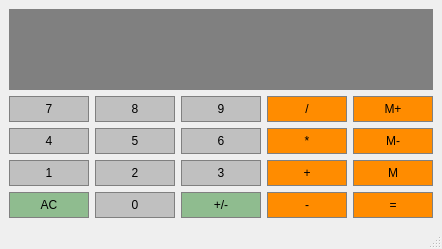
<?xml version="1.0" encoding="UTF-8"?>
<ui version="4.0">
 <class>Calculator</class>
 <widget class="QMainWindow" name="Calculator">
  <property name="geometry">
   <rect>
    <x>0</x>
    <y>0</y>
    <width>442</width>
    <height>249</height>
   </rect>
  </property>
  <property name="windowTitle">
   <string>Calculator</string>
  </property>
  <widget class="QWidget" name="centralwidget">
   <layout class="QGridLayout" name="gridLayout">
    <item row="1" column="2">
     <widget class="QPushButton" name="Button9">
      <property name="sizePolicy">
       <sizepolicy hsizetype="Preferred" vsizetype="Preferred">
        <horstretch>0</horstretch>
        <verstretch>0</verstretch>
       </sizepolicy>
      </property>
      <property name="font">
       <font>
        <family>Arial</family>
       </font>
      </property>
      <property name="styleSheet">
       <string notr="true">QPushButton {
	background-color: #C0C0C0;
	border: 1px solid gray;
	padding: 5px;
}

QPushButton:pressed {
	background-color: #A9A9A9;
	border: 1px solid gray;
	padding: 5px;
}</string>
      </property>
      <property name="text">
       <string>9</string>
      </property>
     </widget>
    </item>
    <item row="1" column="1">
     <widget class="QPushButton" name="Button8">
      <property name="sizePolicy">
       <sizepolicy hsizetype="Preferred" vsizetype="Preferred">
        <horstretch>0</horstretch>
        <verstretch>0</verstretch>
       </sizepolicy>
      </property>
      <property name="font">
       <font>
        <family>Arial</family>
       </font>
      </property>
      <property name="styleSheet">
       <string notr="true">QPushButton {
	background-color: #C0C0C0;
	border: 1px solid gray;
	padding: 5px;
}

QPushButton:pressed {
	background-color: #A9A9A9;
	border: 1px solid gray;
	padding: 5px;
}</string>
      </property>
      <property name="text">
       <string>8</string>
      </property>
     </widget>
    </item>
    <item row="2" column="4">
     <widget class="QPushButton" name="MemClear">
      <property name="sizePolicy">
       <sizepolicy hsizetype="Preferred" vsizetype="Preferred">
        <horstretch>0</horstretch>
        <verstretch>0</verstretch>
       </sizepolicy>
      </property>
      <property name="font">
       <font>
        <family>Arial</family>
       </font>
      </property>
      <property name="styleSheet">
       <string notr="true">QPushButton {
	background-color: #FF8C00;
	border: 1px solid gray;
	padding: 5px;
}

QPushButton:pressed {
	background-color: #A9A9A9;
	border: 1px solid gray;
	padding: 5px;
}</string>
      </property>
      <property name="text">
       <string>M-</string>
      </property>
     </widget>
    </item>
    <item row="3" column="0">
     <widget class="QPushButton" name="Button1">
      <property name="sizePolicy">
       <sizepolicy hsizetype="Preferred" vsizetype="Preferred">
        <horstretch>0</horstretch>
        <verstretch>0</verstretch>
       </sizepolicy>
      </property>
      <property name="font">
       <font>
        <family>Arial</family>
       </font>
      </property>
      <property name="styleSheet">
       <string notr="true">QPushButton {
	background-color: #C0C0C0;
	border: 1px solid gray;
	padding: 5px;
}

QPushButton:pressed {
	background-color: #A9A9A9;
	border: 1px solid gray;
	padding: 5px;
}</string>
      </property>
      <property name="text">
       <string>1</string>
      </property>
     </widget>
    </item>
    <item row="3" column="2">
     <widget class="QPushButton" name="Button3">
      <property name="sizePolicy">
       <sizepolicy hsizetype="Preferred" vsizetype="Preferred">
        <horstretch>0</horstretch>
        <verstretch>0</verstretch>
       </sizepolicy>
      </property>
      <property name="font">
       <font>
        <family>Arial</family>
       </font>
      </property>
      <property name="styleSheet">
       <string notr="true">QPushButton {
	background-color: #C0C0C0;
	border: 1px solid gray;
	padding: 5px;
}

QPushButton:pressed {
	background-color: #A9A9A9;
	border: 1px solid gray;
	padding: 5px;
}</string>
      </property>
      <property name="text">
       <string>3</string>
      </property>
     </widget>
    </item>
    <item row="3" column="1">
     <widget class="QPushButton" name="Button2">
      <property name="sizePolicy">
       <sizepolicy hsizetype="Preferred" vsizetype="Preferred">
        <horstretch>0</horstretch>
        <verstretch>0</verstretch>
       </sizepolicy>
      </property>
      <property name="font">
       <font>
        <family>Arial</family>
       </font>
      </property>
      <property name="styleSheet">
       <string notr="true">QPushButton {
	background-color: #C0C0C0;
	border: 1px solid gray;
	padding: 5px;
}

QPushButton:pressed {
	background-color: #A9A9A9;
	border: 1px solid gray;
	padding: 5px;
}</string>
      </property>
      <property name="text">
       <string>2</string>
      </property>
     </widget>
    </item>
    <item row="3" column="4">
     <widget class="QPushButton" name="MemGet">
      <property name="sizePolicy">
       <sizepolicy hsizetype="Preferred" vsizetype="Preferred">
        <horstretch>0</horstretch>
        <verstretch>0</verstretch>
       </sizepolicy>
      </property>
      <property name="font">
       <font>
        <family>Arial</family>
       </font>
      </property>
      <property name="styleSheet">
       <string notr="true">QPushButton {
	background-color: #FF8C00;
	border: 1px solid gray;
	padding: 5px;
}

QPushButton:pressed {
	background-color: #A9A9A9;
	border: 1px solid gray;
	padding: 5px;
}</string>
      </property>
      <property name="text">
       <string>M</string>
      </property>
     </widget>
    </item>
    <item row="2" column="1">
     <widget class="QPushButton" name="Button5">
      <property name="sizePolicy">
       <sizepolicy hsizetype="Preferred" vsizetype="Preferred">
        <horstretch>0</horstretch>
        <verstretch>0</verstretch>
       </sizepolicy>
      </property>
      <property name="font">
       <font>
        <family>Arial</family>
       </font>
      </property>
      <property name="styleSheet">
       <string notr="true">QPushButton {
	background-color: #C0C0C0;
	border: 1px solid gray;
	padding: 5px;
}

QPushButton:pressed {
	background-color: #A9A9A9;
	border: 1px solid gray;
	padding: 5px;
}</string>
      </property>
      <property name="text">
       <string>5</string>
      </property>
     </widget>
    </item>
    <item row="2" column="2">
     <widget class="QPushButton" name="Button6">
      <property name="sizePolicy">
       <sizepolicy hsizetype="Preferred" vsizetype="Preferred">
        <horstretch>0</horstretch>
        <verstretch>0</verstretch>
       </sizepolicy>
      </property>
      <property name="font">
       <font>
        <family>Arial</family>
       </font>
      </property>
      <property name="styleSheet">
       <string notr="true">QPushButton {
	background-color: #C0C0C0;
	border: 1px solid gray;
	padding: 5px;
}

QPushButton:pressed {
	background-color: #A9A9A9;
	border: 1px solid gray;
	padding: 5px;
}</string>
      </property>
      <property name="text">
       <string>6</string>
      </property>
     </widget>
    </item>
    <item row="1" column="3">
     <widget class="QPushButton" name="Divide">
      <property name="sizePolicy">
       <sizepolicy hsizetype="Preferred" vsizetype="Preferred">
        <horstretch>0</horstretch>
        <verstretch>0</verstretch>
       </sizepolicy>
      </property>
      <property name="font">
       <font>
        <family>Arial</family>
       </font>
      </property>
      <property name="styleSheet">
       <string notr="true">QPushButton {
	background-color: #FF8C00;
	border: 1px solid gray;
	padding: 5px;
}

QPushButton:pressed {
	background-color: #A9A9A9;
	border: 1px solid gray;
	padding: 5px;
}</string>
      </property>
      <property name="text">
       <string>/</string>
      </property>
     </widget>
    </item>
    <item row="1" column="0">
     <widget class="QPushButton" name="Button7">
      <property name="sizePolicy">
       <sizepolicy hsizetype="Preferred" vsizetype="Preferred">
        <horstretch>0</horstretch>
        <verstretch>0</verstretch>
       </sizepolicy>
      </property>
      <property name="font">
       <font>
        <family>Arial</family>
       </font>
      </property>
      <property name="styleSheet">
       <string notr="true">QPushButton {
	background-color: #C0C0C0;
	border: 1px solid gray;
	padding: 5px;
}

QPushButton:pressed {
	background-color: #A9A9A9;
	border: 1px solid gray;
	padding: 5px;
}</string>
      </property>
      <property name="text">
       <string>7</string>
      </property>
     </widget>
    </item>
    <item row="2" column="0">
     <widget class="QPushButton" name="Button4">
      <property name="sizePolicy">
       <sizepolicy hsizetype="Preferred" vsizetype="Preferred">
        <horstretch>0</horstretch>
        <verstretch>0</verstretch>
       </sizepolicy>
      </property>
      <property name="font">
       <font>
        <family>Arial</family>
       </font>
      </property>
      <property name="styleSheet">
       <string notr="true">QPushButton {
	background-color: #C0C0C0;
	border: 1px solid gray;
	padding: 5px;
}

QPushButton:pressed {
	background-color: #A9A9A9;
	border: 1px solid gray;
	padding: 5px;
}</string>
      </property>
      <property name="text">
       <string>4</string>
      </property>
     </widget>
    </item>
    <item row="2" column="3">
     <widget class="QPushButton" name="Multiply">
      <property name="sizePolicy">
       <sizepolicy hsizetype="Preferred" vsizetype="Preferred">
        <horstretch>0</horstretch>
        <verstretch>0</verstretch>
       </sizepolicy>
      </property>
      <property name="font">
       <font>
        <family>Arial</family>
       </font>
      </property>
      <property name="styleSheet">
       <string notr="true">QPushButton {
	background-color: #FF8C00;
	border: 1px solid gray;
	padding: 5px;
}

QPushButton:pressed {
	background-color: #A9A9A9;
	border: 1px solid gray;
	padding: 5px;
}</string>
      </property>
      <property name="text">
       <string>*</string>
      </property>
     </widget>
    </item>
    <item row="1" column="4">
     <widget class="QPushButton" name="MemAdd">
      <property name="sizePolicy">
       <sizepolicy hsizetype="Preferred" vsizetype="Preferred">
        <horstretch>0</horstretch>
        <verstretch>0</verstretch>
       </sizepolicy>
      </property>
      <property name="font">
       <font>
        <family>Arial</family>
       </font>
      </property>
      <property name="styleSheet">
       <string notr="true">QPushButton {
	background-color: #FF8C00;
	border: 1px solid gray;
	padding: 5px;
}

QPushButton:pressed {
	background-color: #A9A9A9;
	border: 1px solid gray;
	padding: 5px;
}</string>
      </property>
      <property name="text">
       <string>M+</string>
      </property>
     </widget>
    </item>
    <item row="3" column="3">
     <widget class="QPushButton" name="Add">
      <property name="sizePolicy">
       <sizepolicy hsizetype="Preferred" vsizetype="Preferred">
        <horstretch>0</horstretch>
        <verstretch>0</verstretch>
       </sizepolicy>
      </property>
      <property name="font">
       <font>
        <family>Arial</family>
       </font>
      </property>
      <property name="styleSheet">
       <string notr="true">QPushButton {
	background-color: #FF8C00;
	border: 1px solid gray;
	padding: 5px;
}

QPushButton:pressed {
	background-color: #A9A9A9;
	border: 1px solid gray;
	padding: 5px;
}</string>
      </property>
      <property name="text">
       <string>+</string>
      </property>
     </widget>
    </item>
    <item row="4" column="0">
     <widget class="QPushButton" name="Clear">
      <property name="sizePolicy">
       <sizepolicy hsizetype="Preferred" vsizetype="Preferred">
        <horstretch>0</horstretch>
        <verstretch>0</verstretch>
       </sizepolicy>
      </property>
      <property name="font">
       <font>
        <family>Arial</family>
       </font>
      </property>
      <property name="styleSheet">
       <string notr="true">QPushButton {
	background-color: #8FBC8F;
	border: 1px solid gray;
	padding: 5px;
}

QPushButton:pressed {
	background-color: #A9A9A9;
	border: 1px solid gray;
	padding: 5px;
}</string>
      </property>
      <property name="text">
       <string>AC</string>
      </property>
     </widget>
    </item>
    <item row="4" column="1">
     <widget class="QPushButton" name="Button0">
      <property name="sizePolicy">
       <sizepolicy hsizetype="Preferred" vsizetype="Preferred">
        <horstretch>0</horstretch>
        <verstretch>0</verstretch>
       </sizepolicy>
      </property>
      <property name="font">
       <font>
        <family>Arial</family>
       </font>
      </property>
      <property name="styleSheet">
       <string notr="true">QPushButton {
	background-color: #C0C0C0;
	border: 1px solid gray;
	padding: 5px;
}

QPushButton:pressed {
	background-color: #A9A9A9;
	border: 1px solid gray;
	padding: 5px;
}</string>
      </property>
      <property name="text">
       <string>0</string>
      </property>
     </widget>
    </item>
    <item row="4" column="2">
     <widget class="QPushButton" name="ChangeSign">
      <property name="sizePolicy">
       <sizepolicy hsizetype="Preferred" vsizetype="Preferred">
        <horstretch>0</horstretch>
        <verstretch>0</verstretch>
       </sizepolicy>
      </property>
      <property name="font">
       <font>
        <family>Arial</family>
       </font>
      </property>
      <property name="styleSheet">
       <string notr="true">QPushButton {
	background-color: #8FBC8F;
	border: 1px solid gray;
	padding: 5px;
}

QPushButton:pressed {
	background-color: #A9A9A9;
	border: 1px solid gray;
	padding: 5px;
}</string>
      </property>
      <property name="text">
       <string>+/-</string>
      </property>
     </widget>
    </item>
    <item row="4" column="3">
     <widget class="QPushButton" name="Subtract">
      <property name="sizePolicy">
       <sizepolicy hsizetype="Preferred" vsizetype="Preferred">
        <horstretch>0</horstretch>
        <verstretch>0</verstretch>
       </sizepolicy>
      </property>
      <property name="font">
       <font>
        <family>Arial</family>
       </font>
      </property>
      <property name="styleSheet">
       <string notr="true">QPushButton {
	background-color: #FF8C00;
	border: 1px solid gray;
	padding: 5px;
}

QPushButton:pressed {
	background-color: #A9A9A9;
	border: 1px solid gray;
	padding: 5px;
}</string>
      </property>
      <property name="text">
       <string>-</string>
      </property>
     </widget>
    </item>
    <item row="4" column="4">
     <widget class="QPushButton" name="Equals">
      <property name="sizePolicy">
       <sizepolicy hsizetype="Preferred" vsizetype="Preferred">
        <horstretch>0</horstretch>
        <verstretch>0</verstretch>
       </sizepolicy>
      </property>
      <property name="font">
       <font>
        <family>Arial</family>
       </font>
      </property>
      <property name="styleSheet">
       <string notr="true">QPushButton {
	background-color: #FF8C00;
	border: 1px solid gray;
	padding: 5px;
}

QPushButton:pressed {
	background-color: #A9A9A9;
	border: 1px solid gray;
	padding: 5px;
}</string>
      </property>
      <property name="text">
       <string>=</string>
      </property>
     </widget>
    </item>
    <item row="0" column="0" colspan="5">
     <widget class="QLineEdit" name="Display">
      <property name="sizePolicy">
       <sizepolicy hsizetype="Preferred" vsizetype="Expanding">
        <horstretch>0</horstretch>
        <verstretch>0</verstretch>
       </sizepolicy>
      </property>
      <property name="font">
       <font>
        <family>Arial</family>
        <pointsize>18</pointsize>
        <bold>true</bold>
       </font>
      </property>
      <property name="styleSheet">
       <string notr="true">QLineEdit {
	background-color: gray;
	border: 1px solid gray;
	color: #ffffff;
}</string>
      </property>
      <property name="alignment">
       <set>Qt::AlignRight|Qt::AlignTrailing|Qt::AlignVCenter</set>
      </property>
     </widget>
    </item>
   </layout>
  </widget>
  <widget class="QMenuBar" name="menubar">
   <property name="geometry">
    <rect>
     <x>0</x>
     <y>0</y>
     <width>442</width>
     <height>21</height>
    </rect>
   </property>
  </widget>
  <widget class="QStatusBar" name="statusbar"/>
 </widget>
 <resources/>
 <connections/>
</ui>
